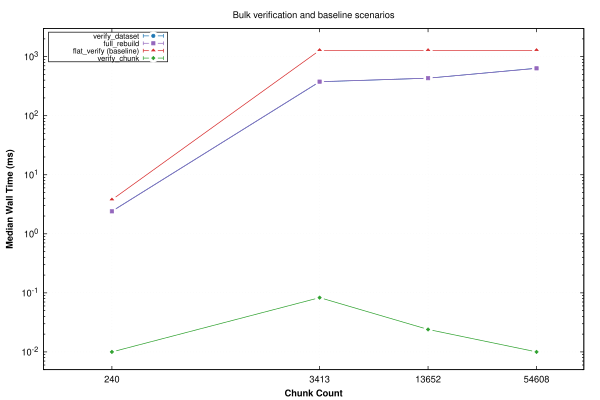

The gnuplot source for this figure:
# Figure for phase1-explanatory-note-COG.md, rendered as a vector PDF for
# direct \includegraphics use in LaTeX. The four scenarios whose 30-trial
# spread is tight enough to read as a single median+CI line:
# verify_dataset, full_rebuild, flat_verify, verify_chunk.
#
# Summary statistics (median + 95% bootstrap CI) are computed from
# phase1-COG.csv's 30 raw trials per cell and inlined below as a datablock
# -- the CSV remains the source of truth; this script only renders
# already-verified numbers.
#
# Run with: gnuplot phase1-plot-lines-COG.gp

set terminal pdfcairo size 6in,4in enhanced font 'Helvetica,10'
set output 'phase1-plot-lines-COG.pdf'

set title "Bulk verification and baseline scenarios"
set xlabel "Chunk Count" font 'Helvetica-Bold,10'
set ylabel "Median Wall Time (ms)" font 'Helvetica-Bold,10'
set logscale x
set logscale y
set yrange [0.005:3000]
set grid xtics ytics lt 0 lc rgb '#dddddd'
set key inside top left box font 'Helvetica,8'
set xtics (240,3413,13652,54608)
set format y "10^{%T}"
set format x "%.0f"

# n_chunks  verify_dataset(med,lo,hi)  full_rebuild(med,lo,hi)  flat_verify(med,lo,hi)  verify_chunk(med,lo,hi)
$DATA << EOD
240    2.4140 2.4080 2.4200    2.4020 2.3990 2.4080    3.7750 3.7740 3.7765    0.0100 0.0100 0.0100
3413   375.1660 374.7775 375.4915    377.3505 376.5590 377.9260    1278.5655 1277.6835 1279.0550    0.0830 0.0830 0.0830
13652  431.9795 431.5420 432.9100    432.2635 431.2660 433.9665    1278.6455 1277.9480 1283.7580    0.0240 0.0240 0.0240
54608  636.9245 635.9070 637.1540    633.9815 633.1950 634.5320    1278.9965 1278.2015 1280.3505    0.0100 0.0100 0.0100
EOD

plot $DATA using 1:2:3:4  with errorlines lw 1 pt 7  ps 0.4 lc rgb '#1f77b4' title 'verify\_dataset', \
     $DATA using 1:5:6:7  with errorlines lw 1 pt 5  ps 0.4 lc rgb '#9467bd' title 'full\_rebuild', \
     $DATA using 1:8:9:10 with errorlines lw 1 pt 9  ps 0.4 lc rgb '#d62728' title 'flat\_verify (baseline)', \
     $DATA using 1:11:12:13 with errorlines lw 1 pt 13 ps 0.4 lc rgb '#2ca02c' title 'verify\_chunk'
